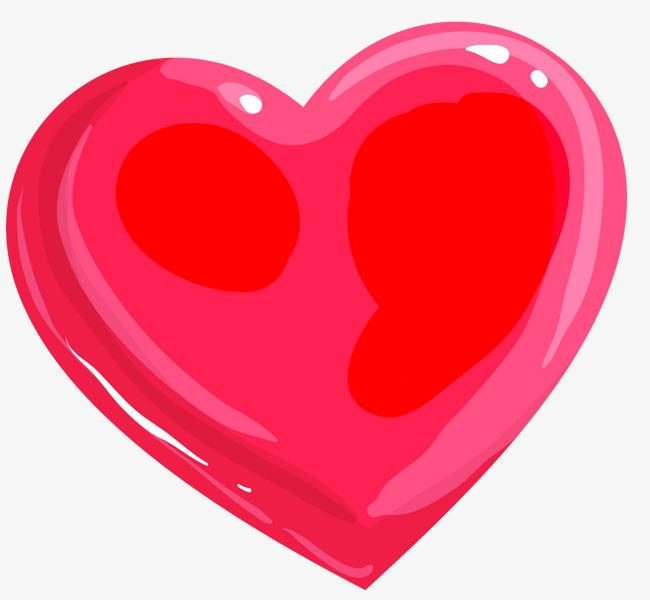
#> input picture opencv_learning/imge/aixin2.jpg, 650 x 600 px
$ python '图片尺寸修改.py'
#> lines starting #> are read from the running program, lines starting #| are printed output that depends on the picture
import cv2
import numpy as np

#图像分辨率的修改
def ResolutionModification(path, size):
#> called with path = './imge/aixin2.jpg'
    w = size[0]
    h = size[1]
    img = cv2.imread(path)
#> img is the input picture: shape (600, 650, 3); mean B, G, R 135.5, 115.6, 248.5
    #cv2.resize() 参数1：要修改的图片；参数2：宽度与高度；参数3：插值方式，默认为双线性插值（INTER_LINEAR）这里选择4x4像素邻域的双三次插值。
    # INTER_NEAREST 最近邻插值
    # INTER_LINEAR 双线性插值（默认设置）
    # INTER_AREA 使用像素区域关系进行重采样。
    # INTER_CUBIC 4x4像素邻域的双三次插值
    # INTER_LANCZOS4 8x8像素邻域的Lanczos插值
    ladel = cv2.resize(img, (w, h), interpolation=cv2.INTER_CUBIC)
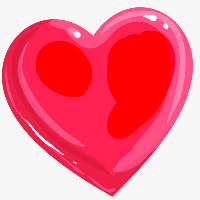
#> ladel: shape (200, 200, 3); mean B, G, R 135.5, 115.6, 248.4

    # data=np.array(new_array, dtype='int32')
    return ladel
#修改的大小
size_a = [200, 200]
#要修改的图片路径
img_path = './imge/aixin2.jpg'
#调用函数
ladel = ResolutionModification(img_path, size_a)
#保存修改的图片路径
img_path2 = './imge/aixin4.jpg'
#保存修改后的图片
cv2.imwrite(img_path2, ladel)
#展示修改后的图片与修改前的图片
img1 = cv2.imread(img_path2)
img2 = cv2.imread(img_path)
cv2.imshow('img1', img1)
cv2.imshow('img2', img2)
# print(ladel[100])
cv2.waitKey(0)
cv2.destroyAllWindows()

$ run again, with opencv_learning/imge/aixin1.jpg copied over opencv_learning/imge/aixin2.jpg
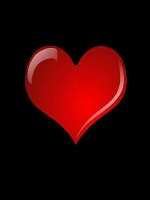
#> input picture opencv_learning/imge/aixin1.jpg, 150 x 200 px
#> in ResolutionModification, img is the input picture: shape (200, 150, 3); mean B, G, R 3.6, 3.8, 42
#> in ResolutionModification, `ladel = cv2.resize(img, (w, h), interpolation=cv2.INTER_CUBIC)`:
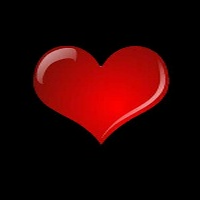
#> ladel: shape (200, 200, 3); mean B, G, R 3.6, 3.8, 42

$ run again, with opencv_learning/imge/UInews.jpg copied over opencv_learning/imge/aixin2.jpg
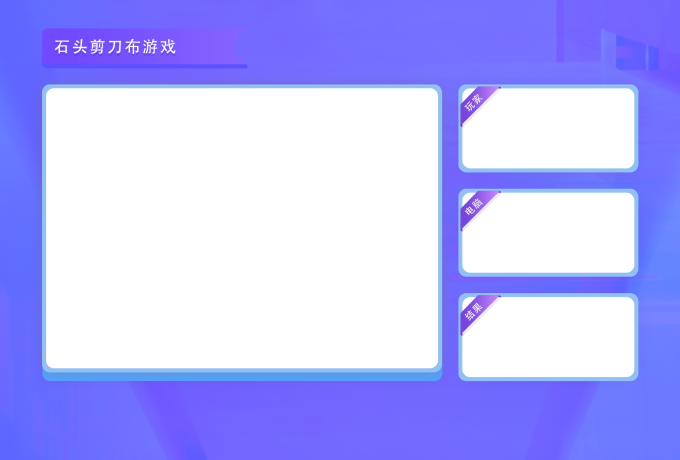
#> input picture opencv_learning/imge/UInews.jpg, 1360 x 920 px (shown at 1/2 size)
#> in ResolutionModification, img is the input picture: shape (920, 1360, 3); mean B, G, R 253.4, 181.3, 181.1
#> in ResolutionModification, `ladel = cv2.resize(img, (w, h), interpolation=cv2.INTER_CUBIC)`:
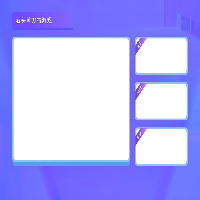
#> ladel: shape (200, 200, 3); mean B, G, R 253.4, 181.4, 181.3
